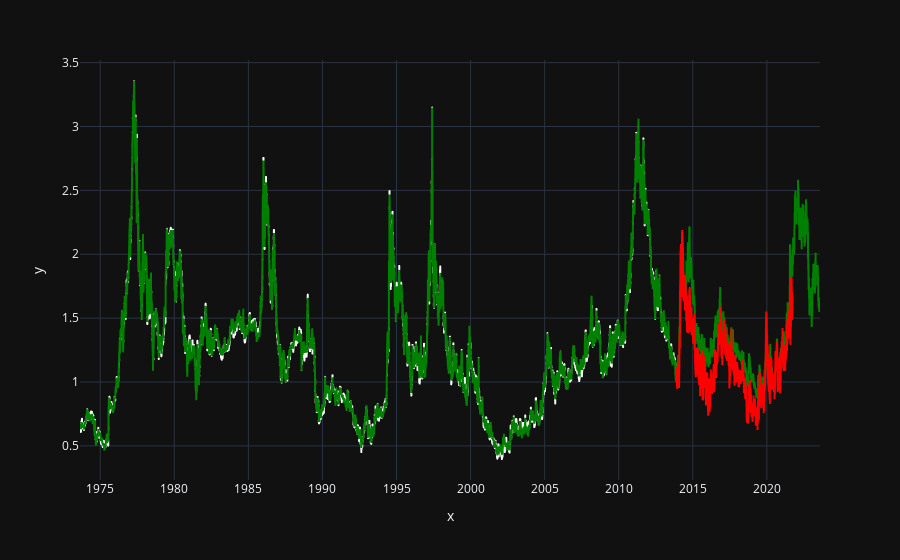

The notebook cell this image was saved under:
### Code cell
predict = px.line(x=df.loc[range(15, x_train.shape[1] + 15)]['date'],
                  y=model_predictive.predict(x_train).flatten()).update_traces(line=dict(color='white'))
forecast = px.line(x=df.loc[range(x_train.shape[1] + 15, x_train.shape[1] + 15 + x_dev.shape[1])]['date'],
                   y=model_predictive.predict(x_dev).flatten()).update_traces(
    line=dict(color='red'))
data = px.line(x=df['date'], y=df[' value']).update_traces(line=dict(color='green'))
combined_fig = predict.add_traces(data.data)
combined_fig = combined_fig.add_traces(forecast.data)

# Display the combined plot
combined_fig.show()

### Figure 1 — Plotly figure (JSON) as saved in the notebook; plotly's stock layout.template omitted (floating-point values rounded to 4 significant figures; data arrays with more than 128 entries replaced by an {"elided": "..."} marker saying what was removed)
{"data": [{"hovertemplate": "x=%{x}<br>y=%{y}<extra></extra>", "legendgroup": "", "line": {"color": "white", "dash": "solid"}, "marker": {"symbol": "circle"}, "mode": "lines", "name": "", "showlegend": false, "x": {"elided": "10050 str values"}, "xaxis": "x", "y": {"elided": "10050 float values"}, "yaxis": "y", "type": "scattergl"}, {"hovertemplate": "x=%{x}<br>y=%{y}<extra></extra>", "legendgroup": "", "line": {"color": "green", "dash": "solid"}, "marker": {"symbol": "circle"}, "mode": "lines", "name": "", "showlegend": false, "x": {"elided": "12563 str values"}, "xaxis": "x", "y": {"elided": "12563 float values"}, "yaxis": "y", "type": "scattergl"}, {"hovertemplate": "x=%{x}<br>y=%{y}<extra></extra>", "legendgroup": "", "line": {"color": "red", "dash": "solid"}, "marker": {"symbol": "circle"}, "mode": "lines", "name": "", "showlegend": false, "x": {"elided": "2000 str values"}, "xaxis": "x", "y": {"elided": "2000 float values"}, "yaxis": "y", "type": "scattergl"}], "layout": {"xaxis": {"anchor": "y", "domain": [0.0, 1.0], "title": {"text": "x"}}, "yaxis": {"anchor": "x", "domain": [0.0, 1.0], "title": {"text": "y"}}, "legend": {"tracegroupgap": 0}, "margin": {"t": 60}}}
